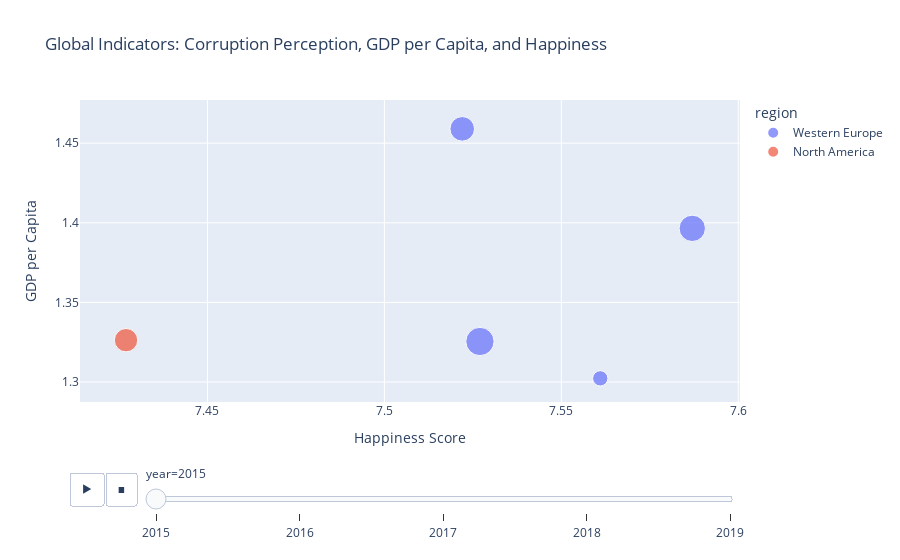

Source (notebook cell):
### Code cell
fig = px.scatter(top_5_per_year,
                 x="happiness_score",
                 y="gdp_per_capita",
                 animation_frame="year",
                 size="perceptions_of_corruption",
                 hover_name="country",
                 color="region",
                 title="Happiness Score vs GDP Per Capita",
                 labels={"gdp_per_capita": "GDP per Capita", "happiness_score": "Happiness Score"})

fig.update_layout(height=650, title='Global Indicators: Corruption Perception, GDP per Capita, and Happiness')
fig.show()

### Figure 1 — Plotly figure (JSON) as saved in the notebook; plotly's stock layout.template omitted (floating-point values rounded to 4 significant figures)
{"data": [{"hovertemplate": "<b>%{hovertext}</b><br><br>region=Western Europe<br>year=2015<br>Happiness Score=%{x}<br>GDP per Capita=%{y}<br>perceptions_of_corruption=%{marker.size}<extra></extra>", "hovertext": ["Switzerland", "Iceland", "Denmark", "Norway"], "legendgroup": "Western Europe", "marker": {"color": "#636efa", "size": [0.4198, 0.1414, 0.4836, 0.365], "sizemode": "area", "sizeref": 0.001209, "symbol": "circle"}, "mode": "markers", "name": "Western Europe", "orientation": "v", "showlegend": true, "type": "scatter", "x": [7.587, 7.561, 7.527, 7.522], "xaxis": "x", "y": [1.397, 1.302, 1.325, 1.459], "yaxis": "y"}, {"hovertemplate": "<b>%{hovertext}</b><br><br>region=North America<br>year=2015<br>Happiness Score=%{x}<br>GDP per Capita=%{y}<br>perceptions_of_corruption=%{marker.size}<extra></extra>", "hovertext": ["Canada"], "legendgroup": "North America", "marker": {"color": "#EF553B", "size": [0.3296], "sizemode": "area", "sizeref": 0.001209, "symbol": "circle"}, "mode": "markers", "name": "North America", "orientation": "v", "showlegend": true, "type": "scatter", "x": [7.427], "xaxis": "x", "y": [1.326], "yaxis": "y"}], "layout": {"autosize": true, "legend": {"itemsizing": "constant", "title": {"text": "region"}, "tracegroupgap": 0}, "sliders": [{"active": 0, "currentvalue": {"prefix": "year="}, "len": 0.9, "pad": {"b": 10, "t": 60}, "steps": [{"args": [["2015"], {"frame": {"duration": 0, "redraw": false}, "fromcurrent": true, "mode": "immediate", "transition": {"duration": 0, "easing": "linear"}}], "label": "2015", "method": "animate"}, {"args": [["2016"], {"frame": {"duration": 0, "redraw": false}, "fromcurrent": true, "mode": "immediate", "transition": {"duration": 0, "easing": "linear"}}], "label": "2016", "method": "animate"}, {"args": [["2017"], {"frame": {"duration": 0, "redraw": false}, "fromcurrent": true, "mode": "immediate", "transition": {"duration": 0, "easing": "linear"}}], "label": "2017", "method": "animate"}, {"args": [["2018"], {"frame": {"duration": 0, "redraw": false}, "fromcurrent": true, "mode": "immediate", "transition": {"duration": 0, "easing": "linear"}}], "label": "2018", "method": "animate"}, {"args": [["2019"], {"frame": {"duration": 0, "redraw": false}, "fromcurrent": true, "mode": "immediate", "transition": {"duration": 0, "easing": "linear"}}], "label": "2019", "method": "animate"}], "x": 0.1, "xanchor": "left", "y": 0, "yanchor": "top"}], "title": {"text": "Global Indicators: Corruption Perception, GDP per Capita, and Happiness"}, "updatemenus": [{"buttons": [{"args": [null, {"frame": {"duration": 500, "redraw": false}, "fromcurrent": true, "mode": "immediate", "transition": {"duration": 500, "easing": "linear"}}], "label": "&#9654;", "method": "animate"}, {"args": [[null], {"frame": {"duration": 0, "redraw": false}, "fromcurrent": true, "mode": "immediate", "transition": {"duration": 0, "easing": "linear"}}], "label": "&#9724;", "method": "animate"}], "direction": "left", "pad": {"r": 10, "t": 70}, "showactive": false, "type": "buttons", "x": 0.1, "xanchor": "right", "y": 0, "yanchor": "top"}], "xaxis": {"anchor": "y", "autorange": true, "domain": [0, 1], "range": [7.412, 7.603], "title": {"text": "Happiness Score"}, "type": "linear"}, "yaxis": {"anchor": "x", "autorange": true, "domain": [0, 1], "range": [1.289, 1.475], "title": {"text": "GDP per Capita"}, "type": "linear"}}}
